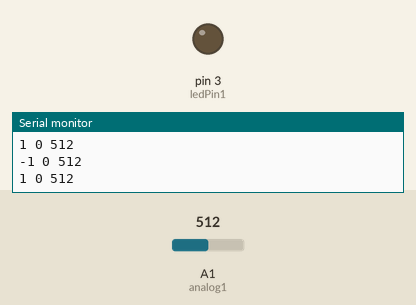
Simulated run of this sketch. Board: Arduino Uno, built with avr-gcc and run on an emulated ATmega328P. On the bench: output pins drawn as LEDs (lit = HIGH), the last lines printed to the serial monitor. Inputs (shaded band) come from the test bench; at power-on: A1 (analog1) = 512.

Above: at 1.2 s.
1.3 s: A1 (analog1) set to 483
At 1.46 s:
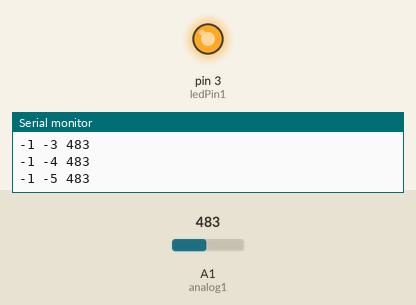
4.3 s: A1 (analog1) set to 510
At 4.3 s:
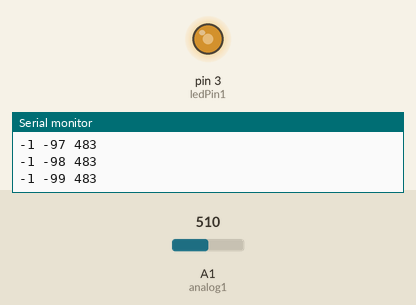
5.8 s: A1 (analog1) set to 490
At 7.5 s:
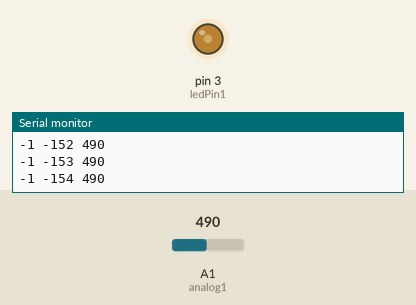
Timing chart, 0 to 14.8 s (numbered marks = the images above; inputs shaded):
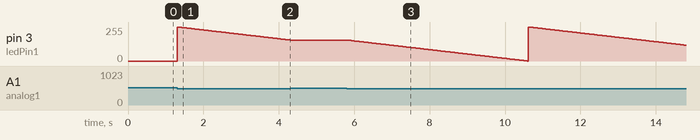

The sketch:

fadeBounce_analogSwitch.ino
```cpp
// Fade in and out toggled with analog write

int ledPin1 = 3; // Analog out (PWM) pin 3
int counter1 = 127; // Start the counter in the middle of pwm range
int brightness = 0; //PWM output value between 0 and 255
int fadeAmount = 1; //how much to fade LED by
int analog1 = A1; //potentiometer or other analog input to A1
int sensorValue = 0;

void setup(){
  // No pinMode needed for analogWrite
  Serial.begin(9600);
}

void loop(){

  sensorValue = analogRead(analog1);

 if (sensorValue < 500){ //if sensor value is smaller than 500
  brightness = brightness + fadeAmount; //add fadeAmount to brightnes everytime it loops
  }

  if (brightness == 0 || brightness == 255){ //when brightness is either 0 or 255, chnge the direction of fading
    fadeAmount = -fadeAmount; //fadeAmount is now negative fadeAmount
  }


  Serial.print(fadeAmount); //print the current fadeAmount Value
  Serial.print(" ");        //separate the printed variables
  Serial.print(brightness); //print the brightness value
   Serial.print(" ");
  Serial.println(sensorValue);


  analogWrite(ledPin1, brightness); //output analog value to ledPin1
  delay(30);
}
```

Measured:
- the behaviour switches between 500 and 499 on A1 (analog1) (found by bisection; images 0 and 1)
- after the input at 4.3 s, pin 3 (ledPin1): stays 157/255 (without the input it goes to 156/255 after 0.03 s)
